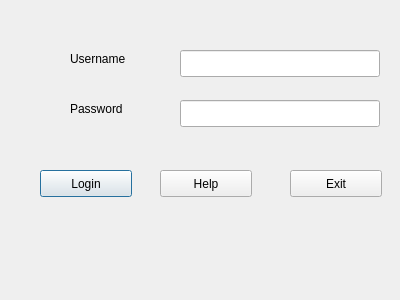
<?xml version="1.0" encoding="UTF-8"?>
<ui version="4.0">
 <class>LoginDialog</class>
 <widget class="QDialog" name="LoginDialog">
  <property name="geometry">
   <rect>
    <x>0</x>
    <y>0</y>
    <width>400</width>
    <height>300</height>
   </rect>
  </property>
  <property name="windowTitle">
   <string>Dialog</string>
  </property>
  <widget class="QLabel" name="label">
   <property name="geometry">
    <rect>
     <x>70</x>
     <y>50</y>
     <width>80</width>
     <height>17</height>
    </rect>
   </property>
   <property name="text">
    <string>Username</string>
   </property>
  </widget>
  <widget class="QLabel" name="label_2">
   <property name="geometry">
    <rect>
     <x>70</x>
     <y>100</y>
     <width>80</width>
     <height>17</height>
    </rect>
   </property>
   <property name="text">
    <string>Password</string>
   </property>
  </widget>
  <widget class="QLineEdit" name="UsrLineEdit">
   <property name="geometry">
    <rect>
     <x>180</x>
     <y>50</y>
     <width>200</width>
     <height>27</height>
    </rect>
   </property>
  </widget>
  <widget class="QLineEdit" name="PswLineEdit">
   <property name="geometry">
    <rect>
     <x>180</x>
     <y>100</y>
     <width>200</width>
     <height>27</height>
    </rect>
   </property>
  </widget>
  <widget class="QPushButton" name="LoginBtd">
   <property name="geometry">
    <rect>
     <x>40</x>
     <y>170</y>
     <width>92</width>
     <height>27</height>
    </rect>
   </property>
   <property name="text">
    <string>Login</string>
   </property>
  </widget>
  <widget class="QPushButton" name="ExitBtd">
   <property name="geometry">
    <rect>
     <x>290</x>
     <y>170</y>
     <width>92</width>
     <height>27</height>
    </rect>
   </property>
   <property name="text">
    <string>Exit</string>
   </property>
  </widget>
  <widget class="QPushButton" name="HelpBtd">
   <property name="geometry">
    <rect>
     <x>160</x>
     <y>170</y>
     <width>92</width>
     <height>27</height>
    </rect>
   </property>
   <property name="text">
    <string>Help</string>
   </property>
  </widget>
 </widget>
 <resources/>
 <connections>
  <connection>
   <sender>ExitBtd</sender>
   <signal>clicked()</signal>
   <receiver>LoginDialog</receiver>
   <slot>close()</slot>
   <hints>
    <hint type="sourcelabel">
     <x>295</x>
     <y>233</y>
    </hint>
    <hint type="destinationlabel">
     <x>199</x>
     <y>149</y>
    </hint>
   </hints>
  </connection>
 </connections>
</ui>
